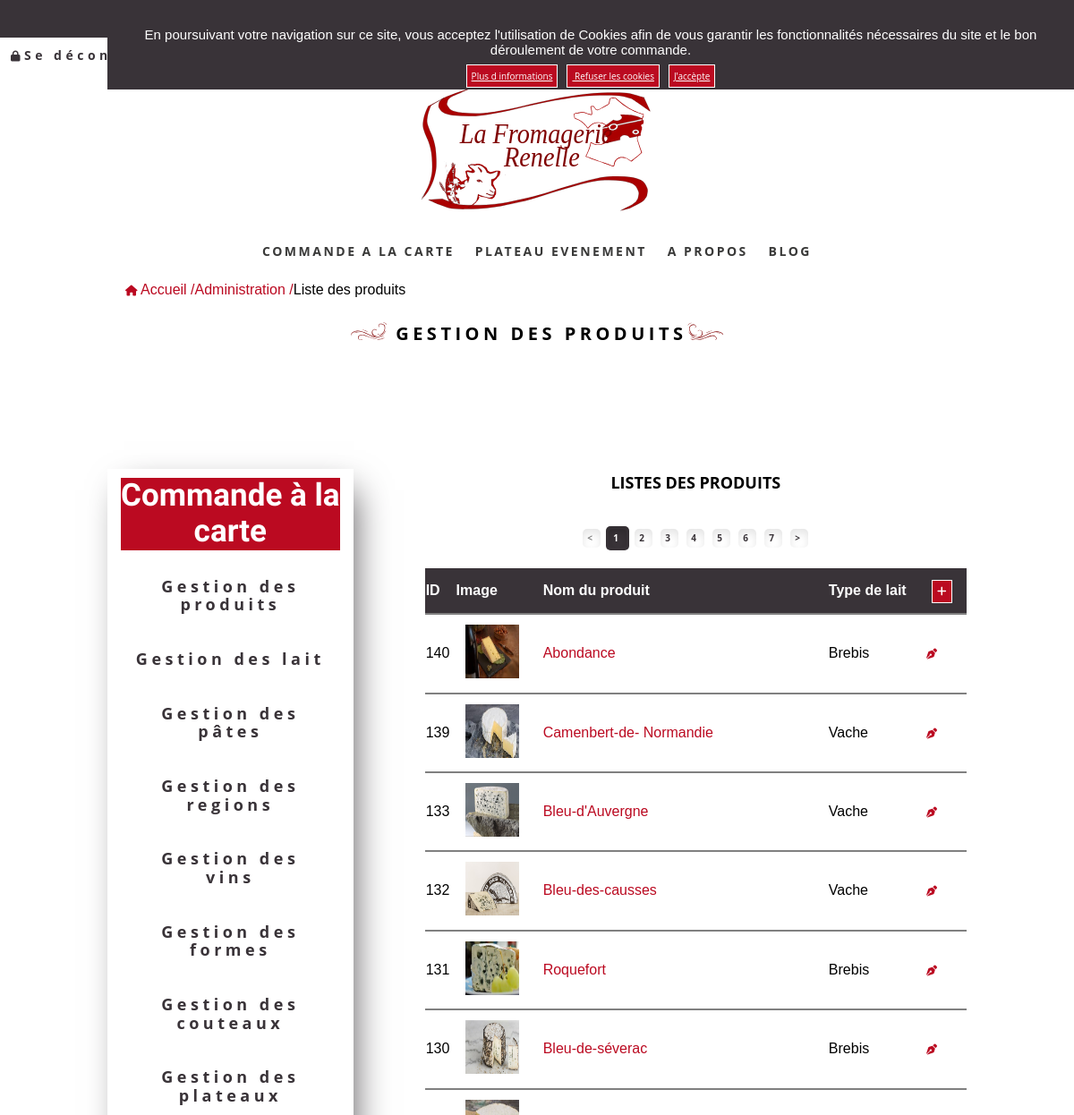
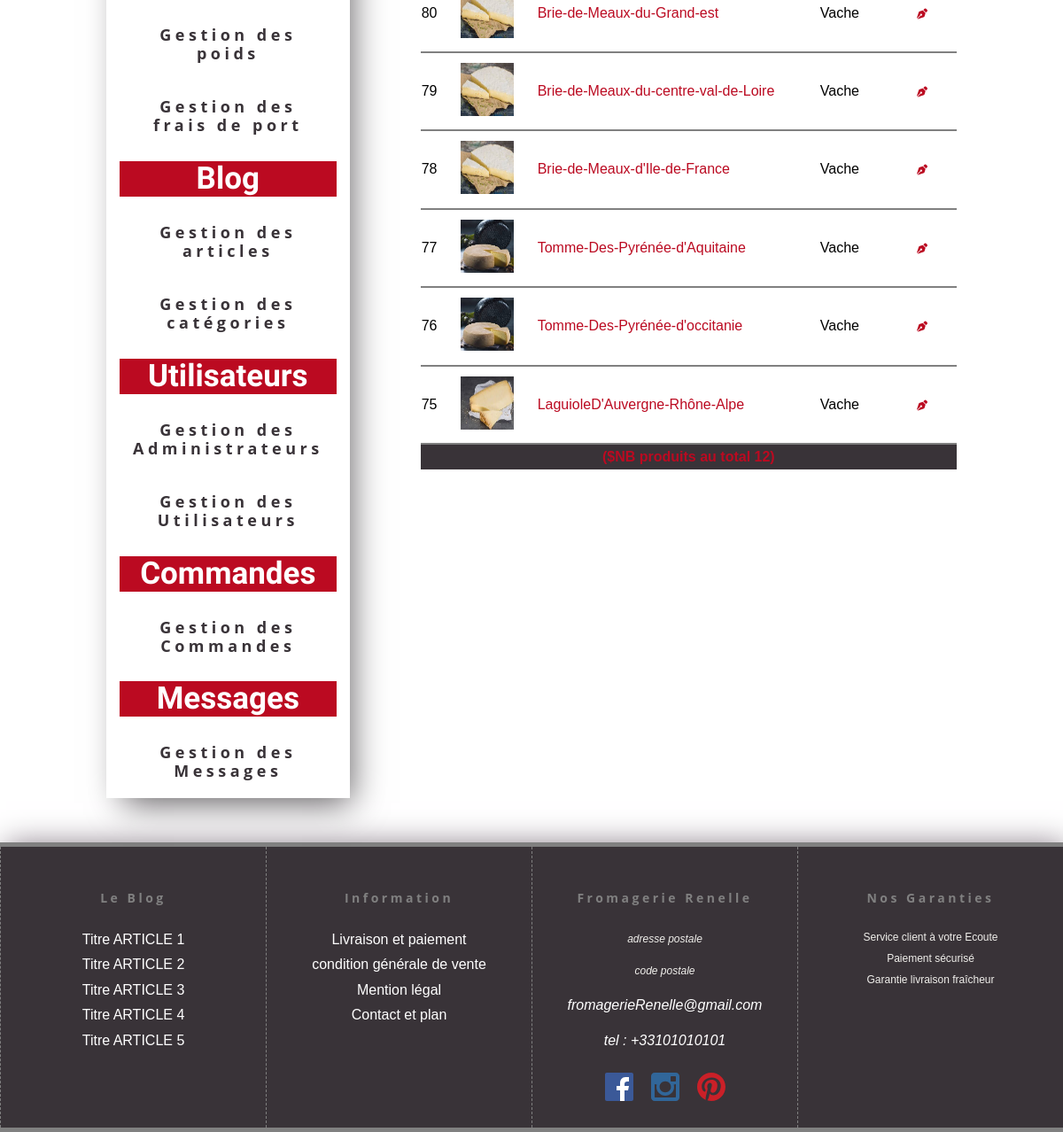
The page /index.php?controller=homeadmin&action=index (signed in) on the database its author committed (2 pictures, top to bottom).
### tables this page shows
CREATE TABLE `product` (
  `id` int(11) NOT NULL,
  `name` varchar(255) NOT NULL,
  `description` text NOT NULL,
  `picture` varchar(255) DEFAULT NULL,
  `id_milk` int(11) NOT NULL,
  `id_dough` int(11) NOT NULL,
  `id_shape` int(11) NOT NULL,
  `id_knife` int(11) NOT NULL,
  `id_region` int(11) NOT NULL,
  `id_wine1` int(11) DEFAULT NULL,
  `id_wine2` int(11) DEFAULT NULL,
  `quantityInStock` tinyint(4) NOT NULL,
  `weight` int(255) NOT NULL,
  `buyPrice` double NOT NULL,
  `salePrice` double NOT NULL,
  `exclusivity` int(11) NOT NULL,
  `conseil_degustation` text
);

CREATE TABLE `milk` (
  `id` int(11) NOT NULL,
  `name` varchar(45) NOT NULL
);

### utilities/Controller.php (called while the page is built, shortened)
<?php
abstract class Controller
{
    public function renderView(string $view, array $params = [])
    {
        include 'views/layout.phtml';
    }
}

### controllers/admin/HomeadminController.php (called while the page is built, shortened)
<?php
class HomeadminController extends Controller
{
    public function index()
    {
        $esclusivite = new Product();
        $esclusivite = $esclusivite->GetExclusivite();
        $trays = new Tray();
        $trays = $trays->getAll();
        $milks = new Milk();
        $milks = $milks->getAll();
        $doughs = new Dough();
        $doughs = $doughs->getAll();
        $regions = new Region();
        $regions = $regions->getAll();
        $p = new Product();
        $p = $p->getNbrAdmin();
        $nbrProduct = $p[0]['nbr'];
        if (isset($_GET['page']) && !empty($_GET['page'])) {
            $currentPage = (int) strip_tags(htmlspecialchars($_GET['page']));
        } else {
            $currentPage = 1;
        }
        $parPage = 12;
        $pages = ceil($nbrProduct / $parPage);
        $premier = ($currentPage * $parPage) - $parPage;
        $products = new Product();
        $products = $products->getAllAdmin($premier, $parPage);
        $this->renderView(
            'admin/home_product_list_admin',
            [
                'esclusivite' => $esclusivite,
                'products' => $products,
                'trays' => $trays,
                'milks' => $milks,
                'doughs' => $doughs,
                'regions' => $regions,
                'pages' => $pages,
                'currentPage' => $currentPage,
                'flash' => new FlashService()
            ]
        );
    }
}

### utilities/Database.php (called while the page is built, shortened)
<?php
class Database
{
    private $cnx;
    public function __construct()
    {
        try {
            $this->cnx = new PDO(
                "mysql:host=" . DATABASE['host'] . ";dbname=" . DATABASE['dbname'] . ";charset=utf8",
                DATABASE['user'],
                DATABASE['password']
            );
        } catch (PDOException $exception)
        {
            die($exception->getMessage());
        }
    }
    public function __destruct()
    {
        $this->cnx = null;
    }
    public function query(string $sql, array $criteria = array())
    {
        $query = $this->cnx->prepare($sql);
        $query->execute($criteria);
        return $query->fetchAll(PDO::FETCH_ASSOC);
    }
     public function queryPage(string $sql,array $criteria= [])
    {
        if(isset($_GET['page']) && !empty($_GET['page'])){
            $currentPage =(int) strip_tags($_GET['page']);
        }else{
            $currentPage =1;
        }
        $parPage =12;
        $premier = ($currentPage * $parPage) - $parPage;
        $query = $this->cnx->prepare($sql);
        $query->bindValue(':premier',$premier,PDO::PARAM_INT);
        $query->bindValue(':parpage',$parPage ,PDO::PARAM_INT);
        if(empty($criteria))
        $query->execute();
        else
         $query->execute($criteria);
        return $query->fetchAll(PDO::FETCH_ASSOC);
    }
}

### models/Product.php (called while the page is built, shortened)
<?php
class Product
{
    public function getAllAdmin()
    {
        $cnx = new Database();
        $db=$cnx->queryPage('SELECT product.id,product.name,product.description,product.picture,product.id_milk,product.id_dough,product.id_region,product.id_knife,product.id_shape,product.id_wine1,product.id_wine2,quantityInStock,`weight`,weights.name as weightName,salePrice,buyPrice,exclusivity,conseil_degustation,milk.name as milkName, dough.name as doughName, region.name as regionName, region.picture as regionPicture, shape.name as shapeName, shape.picture as shapePicture , knife.name as knifeName , knife.picture as knifePicture
        FROM product
        INNER JOIN milk ON product.id_milk=milk.id
        INNER JOIN dough ON product.id_dough=dough.id
        INNER JOIN region ON product.id_region=region.id
        INNER JOIN knife ON product.id_knife=knife.id
        INNER JOIN shape ON product.id_shape=shape.id
        INNER JOIN `weights` ON product.weight=weights.id
        ORDER BY id DESC
        LIMIT :premier, :parpage');
        return $db;
    }
    public function getNbrAdmin()
    {
    $cnx = new Database();
    $db = $cnx->query('SELECT COUNT(*)as nbr FROM product ');
    return $db;
    }
}

### views/admin/home_product_list_admin.phtml (the view, shortened to what this page needs)
<p class="lien"><a href="index.php?controller=home&action=index" title="retour à l'accueil"><i class="fa fa-home"></i> Accueil /</a><a href="index.php?controller=homeadmin&action=index" title="accueil admin">Administration /</a>Liste des produits </p>
<h2><img src="assets/img/logo/signeG.svg" alt="signeG"><span> GESTION DES PRODUITS<img src="assets/img/logo/signeD.svg" alt="signeD"></span></h2>
<div class="list_product">
  <?php include 'aside_bar.phtml' ?>
  <div class=table-list>
    <h3>LISTES DES PRODUITS</h3>
    <nav class="pagination">
      <ul>
        <li class="page-item <?= ($currentPage == 1) ? "disabled" : "" ?>">
          <a href="index.php?controller=homeadmin&action=index&page=<?= intval($currentPage - 1) ?>" class="page-link">&lt;</a>
        </li>
        <?php for ($page = 1; $page <= $pages; $page++) : ?>
        <li class="page-item <?= ($currentPage == $page) ? "active" : "" ?>">
          <a href="index.php?controller=homeadmin&action=index&page=<?= intval($page) ?>" class="page-link"><?= intval($page) ?></a>
        </li>
        <?php endfor ?>
        <li class="page-item <?= ($currentPage == $pages) ? "disabled" : "" ?>">
        <a href="index.php?controller=homeadmin&action=index&page=<?= intval($currentPage + 1) ?>" class="page-link">&gt;</a>
        </li>
      </ul>
    </nav>
    <table class="generic-table listproduct">
      <thead>
        <tr>
          <th>ID</th>
          <th>Image</th>
          <th>Nom du produit</th>
          <th>Type de lait</th>
          <th><a class="btn" href="index.php?controller=homeadmin&action=insert" title="insertion d'un nouveau produit"><i class="fas fa-plus"></i></a> </th>
        </tr>
      </thead>
      <tbody>
        <?php foreach ($products as $product) : ?>
          <tr>
            <td><?= htmlspecialchars($product['id']) ?></td>
            <?php if (htmlspecialchars($product['picture']) == null) : ?>
              <td><img class="img_list" src="assets/img/no-photo.png" alt="no-photo"></td>
            <?php else : ?>
              <td><img class="img_list" src="assets/img/produit/<?= htmlspecialchars($product['picture']) ?> " alt="<?= htmlspecialchars($product['picture']) ?>"></td>
            <?php endif ?>
            <td><a href="index.php?controller=product&action=show&id=<?= intval($product['id']); ?>"><?= htmlspecialchars($product['name']) ?></a></td>
            <td><?= htmlspecialchars($product['milkName']) ?></td>
            <td class="icone_e"><a href="index.php?controller=homeadmin&action=edit&id=<?= intval($product['id']); ?>" title="modification d'un produit"><i class="fas fa-pen-nib"></i></a></td>
          </tr>
        <?php endforeach; ?>
      </tbody>
      <tfoot>
        <tr>
          <td colspan="5"><strong>($NB produits au total <?= count($products) ?>)</strong></td>
        </tr>
      </tfoot>
    </table>
  </div>
</div>

### assets/css/style.css (style rules this page uses)
* { box-sizing: border-box; outline: none; }
html { font-size: 62.5%; margin: 0 auto; }
a { text-decoration: none; color:white; }
p { font-size: 1.4rem; text-align: center; }
h2,h3 { font-family: "Open sans"; font-size: 1.2rem; text-align: center; }
h2 { letter-spacing: 0.25rem; padding: 1rem; }
:root { --color-back-btn:#BB0A21; --color-text-btn:#BB0A21; --color-border:#BB0A21; }
h2 img, h3 img { width: 2.2rem; }
strong { color: var( --color-text-btn); }
.lien { display: none; }
i { font-size: 1.2rem; }
.btn { border: 0.1rem white solid; background-color: var( --color-back-btn); padding: 0.5rem; font-family: "Open sans"; font-size: 1rem; color: white; }
.generic-table { width: 100%; }
.generic-table th { text-align: left; height: 5rem; }
.generic-table td { text-align: left; height: 3rem; }
table { display: table; box-sizing: border-box; border-spacing: 0; }
.pagination { display: inline-block; margin: 2rem auto; text-align: center; width: 100%; }
.pagination ul { display: block; margin: 0 auto; }
.pagination ul li { display: inline-block; }
.pagination .active,.nav-basket .active { background-color: #393338; border-radius:0.5rem; box-shadow:inset 0 0.5rem 1rem rgba(0,0,0,.1); }
.pagination .active a,.nav-basket .active a { color: white; padding: 0.5rem; }
.pagination a { padding: 0.5rem; margin:0.3rem; font-size: 1rem; text-align:center; border-radius:0.5rem; box-shadow:inset 0 0.5rem 1rem rgba(0,0,0,.1); }
.pagination li.disabled a { pointer-events: none; cursor: default; color: gray; }
.list_product { flex-direction: column; }
.icone_e { width: 3.5rem; padding: 0.5rem; text-align: center; }
nav > ul > li > a { font-weight: bold; padding: 2rem 3rem; color: #393338; display: inline-block; text-decoration: none; text-align: center; font-family: "Open sans"; font-size: 1.2rem; letter-spacing: 0.45rem; }
nav ul { margin: 0; padding: 0; list-style-type: none; text-align: center; }
.table-list { max-width: 80%; margin: 5rem auto; }
.table-list h3 { text-align: center; margin-top: 2.5rem; }
.table-list td { font-size: 1.2rem; border-collapse: collapse; border-top: 0.2rem solid gray; }
.listproduct { text-align: center; width: 100%; font-size: 1.2rem; margin: 0 auto; }
.listproduct thead, .listproduct tfoot { background-color: #393338; color: white; }
.listproduct tfoot td { text-align: center; }
.listproduct thead th { font-size: 1.2rem; }
.list_product { margin: 5rem 0; }
.img_list { width: 8rem; height: 8rem; padding: 1rem; }
.listproduct td a { color: var( --color-text-btn); }
.listproduct th a { margin: 1.5rem 1rem; }
html { height: 100%; }
@media only screen and (min-width: 768px) { h2 { font-size: 1.6rem; letter-spacing: 0.45rem; } }
@media only screen and (min-width: 768px) { h2 img { width: 4rem; } }
@media only screen and (min-width: 768px) { .lien { display: block; text-align: left; } }
@media only screen and (min-width: 768px) { .lien a { color: var( --color-text-btn); } }
@media only screen and (min-width: 768px) { nav > ul > li > a { display: inline-block; font-size: 1.8rem; } }
@media only screen and (min-width: 768px) { nav > ul > li { display: inline-block; } }
@media only screen and (min-width: 768px) { .table-list { margin-top: 5rem; } }
@media only screen and (min-width: 768px) { .table-list h3 { margin-top: 3.5rem; } }
@media only screen and (min-width: 768px) { .listproduct { font-size: 1.6rem; } }
@media only screen and (min-width: 768px) { .icone_e { width: 5rem; } }
@media only screen and (min-width: 768px) { .icone_e a { width: 2rem; } }
@media screen and (min-width: 960px) { a { font-size: 1.6rem; } }
@media screen and (min-width: 960px) { h2 { font-size: 2rem; letter-spacing: 0.45rem; } }
@media screen and (min-width: 960px) { h2 img { width: 4rem; } }
@media screen and (min-width: 960px) { p { font-size: 1.6rem; } }
@media screen and (min-width: 960px) { h3 { font-size: 1.8rem; } }
@media screen and (min-width: 960px) { .lien { padding-left: 2rem; } }
@media screen and (min-width: 960px) { nav > ul > li > a { font-size: 1.8rem; } }
@media screen and (min-width: 960px) { .list_product { display: flex; flex-direction: row; } }
@media screen and (min-width: 960px) { .table-list { display: flex; flex-direction: column; margin: 5rem 0 3rem 8rem; width: 80%; } }
@media screen and (min-width: 960px) { .table-list td, .listproduct, .listproduct thead th { font-size: 1.6rem; } }

### rows shown on the page
product: id "140", picture (picture), name "Abondance", id_milk.name "Brebis"
product: id "139", picture (picture), name "Camenbert-de- Normandie", id_milk.name "Vache"
product: id "133", picture (picture), name "Bleu-d'Auvergne", id_milk.name "Vache"
product: id "132", picture (picture), name "Bleu-des-causses", id_milk.name "Vache"
product: id "131", picture (picture), name "Roquefort", id_milk.name "Brebis"
product: id "130", picture (picture), name "Bleu-de-séverac", id_milk.name "Brebis"
product: id "80", picture (picture), name "Brie-de-Meaux-du-Grand-est", id_milk.name "Vache"
product: id "79", picture (picture), name "Brie-de-Meaux-du-centre-val-de-Loire", id_milk.name "Vache"
product: id "78", picture (picture), name "Brie-de-Meaux-d'Ile-de-France", id_milk.name "Vache"
product: id "77", picture (picture), name "Tomme-Des-Pyrénée-d'Aquitaine", id_milk.name "Vache"
product: id "76", picture (picture), name "Tomme-Des-Pyrénée-d'occitanie", id_milk.name "Vache"
product: id "75", picture (picture), name "LaguioleD'Auvergne-Rhône-Alpe", id_milk.name "Vache"
